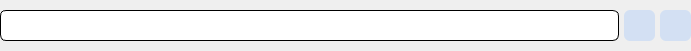
<?xml version="1.0" encoding="UTF-8"?>
<ui version="4.0">
 <class>CeleryTexLine</class>
 <widget class="QWidget" name="CeleryTexLine">
  <property name="geometry">
   <rect>
    <x>0</x>
    <y>0</y>
    <width>691</width>
    <height>51</height>
   </rect>
  </property>
  <property name="sizePolicy">
   <sizepolicy hsizetype="Expanding" vsizetype="Minimum">
    <horstretch>0</horstretch>
    <verstretch>0</verstretch>
   </sizepolicy>
  </property>
  <property name="font">
   <font>
    <family>MiSans Demibold</family>
    <pointsize>10</pointsize>
   </font>
  </property>
  <property name="windowTitle">
   <string>Form</string>
  </property>
  <property name="styleSheet">
   <string notr="true">QPushButton,
QDoubleSpinBox,
QLineEdit
{
	border: 1px solid #000000;
	border-radius: 6px;
	padding: 3px;
	height: 25px;
	font-size: 10pt;
	color: #000000;
}

QLineEdit::focus
{
	border: 1px solid #55aaff;
}

QGroupBox
{
	border: 1px solid #000000;
	border-radius: 6px;
	padding: 3px;
}

QPushButton
{
	background-color: #d3e0f3;
	border: none;
}

QPushButton::hover
{
	background-color: #d6e3f7;
}

QPushButton::pressed
{
	background-color: #a2aec0;
}</string>
  </property>
  <layout class="QGridLayout" name="gridLayout">
   <property name="leftMargin">
    <number>0</number>
   </property>
   <property name="topMargin">
    <number>0</number>
   </property>
   <property name="rightMargin">
    <number>0</number>
   </property>
   <property name="bottomMargin">
    <number>0</number>
   </property>
   <property name="spacing">
    <number>0</number>
   </property>
   <item row="0" column="0">
    <layout class="QHBoxLayout" name="horizontalLayout_2">
     <property name="spacing">
      <number>5</number>
     </property>
     <item>
      <widget class="CeleryLineEdit" name="ledit_tex">
       <property name="sizePolicy">
        <sizepolicy hsizetype="Expanding" vsizetype="Fixed">
         <horstretch>0</horstretch>
         <verstretch>0</verstretch>
        </sizepolicy>
       </property>
       <property name="minimumSize">
        <size>
         <width>30</width>
         <height>30</height>
        </size>
       </property>
       <property name="font">
        <font>
         <family>MiSans</family>
         <pointsize>10</pointsize>
        </font>
       </property>
       <property name="clearButtonEnabled">
        <bool>false</bool>
       </property>
      </widget>
     </item>
     <item>
      <widget class="QPushButton" name="btn_info">
       <property name="styleSheet">
        <string notr="true">QPushButton{
	width: 25px;
}</string>
       </property>
       <property name="text">
        <string/>
       </property>
      </widget>
     </item>
     <item>
      <widget class="QPushButton" name="btn_copy">
       <property name="sizePolicy">
        <sizepolicy hsizetype="Minimum" vsizetype="Fixed">
         <horstretch>0</horstretch>
         <verstretch>0</verstretch>
        </sizepolicy>
       </property>
       <property name="minimumSize">
        <size>
         <width>0</width>
         <height>0</height>
        </size>
       </property>
       <property name="font">
        <font>
         <family>MiSans Demibold</family>
         <pointsize>10</pointsize>
        </font>
       </property>
       <property name="statusTip">
        <string>Copy</string>
       </property>
       <property name="whatsThis">
        <string>Copy</string>
       </property>
       <property name="styleSheet">
        <string notr="true">QPushButton{
	width: 25px;
}</string>
       </property>
       <property name="text">
        <string/>
       </property>
       <property name="icon">
        <iconset resource="../celeryMath.qrc">
         <normaloff>:/icon/icons/content_copy_FILL0_wght400_GRAD0_opsz48.svg</normaloff>:/icon/icons/content_copy_FILL0_wght400_GRAD0_opsz48.svg</iconset>
       </property>
       <property name="iconSize">
        <size>
         <width>20</width>
         <height>20</height>
        </size>
       </property>
      </widget>
     </item>
    </layout>
   </item>
  </layout>
 </widget>
 <customwidgets>
  <customwidget>
   <class>CeleryLineEdit</class>
   <extends>QLineEdit</extends>
   <header>src.widgets.celeryLineEdit</header>
  </customwidget>
 </customwidgets>
 <resources>
  <include location="../celeryMath.qrc"/>
 </resources>
 <connections/>
</ui>
